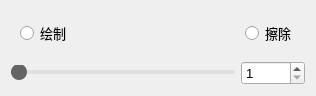
<?xml version="1.0" encoding="UTF-8"?>
<ui version="4.0">
 <class>Form</class>
 <widget class="QWidget" name="Form">
  <property name="geometry">
   <rect>
    <x>0</x>
    <y>0</y>
    <width>316</width>
    <height>87</height>
   </rect>
  </property>
  <property name="windowTitle">
   <string>画笔大小</string>
  </property>
  <layout class="QGridLayout" name="gridLayout_2">
   <item row="0" column="0" colspan="2">
    <widget class="QWidget" name="widget" native="true">
     <layout class="QGridLayout" name="gridLayout">
      <item row="0" column="0">
       <widget class="QRadioButton" name="Pencil_add_rb">
        <property name="font">
         <font>
          <family>Arial</family>
          <pointsize>10</pointsize>
         </font>
        </property>
        <property name="text">
         <string>绘制</string>
        </property>
       </widget>
      </item>
      <item row="0" column="1">
       <spacer name="horizontalSpacer">
        <property name="orientation">
         <enum>Qt::Horizontal</enum>
        </property>
        <property name="sizeHint" stdset="0">
         <size>
          <width>167</width>
          <height>20</height>
         </size>
        </property>
       </spacer>
      </item>
      <item row="0" column="2">
       <widget class="QRadioButton" name="Pencil_sub_pb">
        <property name="font">
         <font>
          <family>Arial</family>
          <pointsize>10</pointsize>
         </font>
        </property>
        <property name="text">
         <string>擦除</string>
        </property>
       </widget>
      </item>
     </layout>
    </widget>
   </item>
   <item row="1" column="0">
    <widget class="QSlider" name="Pencil_size_hs">
     <property name="styleSheet">
      <string notr="true">/* 基础滑槽 */
QSlider::groove:horizontal {
    height: 4px;
    background: #e0e0e0;
    border-radius: 2px;
}

/* 滑动进度指示 */
QSlider::sub-page:horizontal {
    background: #000000;
    border-radius: 2px;
}


/* 极简滑块 */
QSlider::handle:horizontal {
    background: #646464;
    width: 16px;
	color: rgb(76, 76, 76);
    height: 16px;
    border-radius: 8px;
    margin: -6px 0; /* 垂直居中 */
}


/* 交互反馈 */
QSlider::handle:hover {
    background: #232323;
}

QSlider::handle:pressed {
    background: #000000;
}</string>
     </property>
     <property name="minimum">
      <number>1</number>
     </property>
     <property name="maximum">
      <number>10000</number>
     </property>
     <property name="orientation">
      <enum>Qt::Horizontal</enum>
     </property>
    </widget>
   </item>
   <item row="1" column="1">
    <widget class="QSpinBox" name="Pencil_size_sb">
     <property name="font">
      <font>
       <family>Arial</family>
       <pointsize>10</pointsize>
      </font>
     </property>
     <property name="minimum">
      <number>1</number>
     </property>
     <property name="maximum">
      <number>10000</number>
     </property>
    </widget>
   </item>
  </layout>
 </widget>
 <resources/>
 <connections>
  <connection>
   <sender>Pencil_size_hs</sender>
   <signal>valueChanged(int)</signal>
   <receiver>Pencil_size_sb</receiver>
   <slot>setValue(int)</slot>
   <hints>
    <hint type="sourcelabel">
     <x>330</x>
     <y>18</y>
    </hint>
    <hint type="destinationlabel">
     <x>396</x>
     <y>21</y>
    </hint>
   </hints>
  </connection>
  <connection>
   <sender>Pencil_size_sb</sender>
   <signal>valueChanged(int)</signal>
   <receiver>Pencil_size_hs</receiver>
   <slot>setValue(int)</slot>
   <hints>
    <hint type="sourcelabel">
     <x>395</x>
     <y>11</y>
    </hint>
    <hint type="destinationlabel">
     <x>321</x>
     <y>13</y>
    </hint>
   </hints>
  </connection>
 </connections>
</ui>
